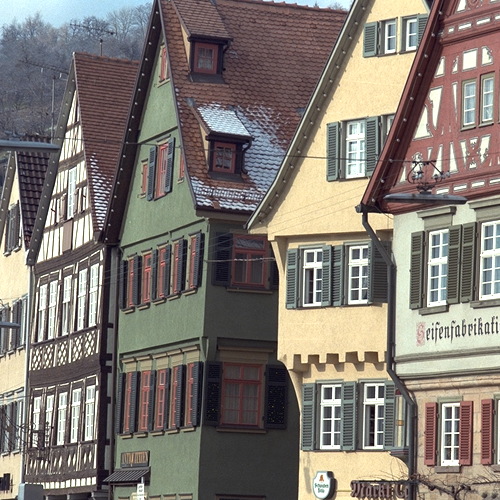
//> input picture start_100_questions/answers_01_10/q_1/kodim08.png, 500 x 500 px
$ ./answer_05   (built with g++ and OpenCV 4)
//> lines starting //> are read from the running program, lines starting //| are printed output that depends on the picture
#include <iostream>
#include <opencv2/opencv.hpp>
#include <opencv2/highgui.hpp>

#include <string>
#include <math.h>

class HSV {
    private:
        std::string filename ;
        cv::Mat image ;

        int height = 0 ;
        int width = 0 ;

    public:
        HSV(const std::string& name) : filename(name){
            image = cv::imread(filename, cv::IMREAD_COLOR) ;
            height = image.rows ;
            width = image.cols ;
        }

        cv::Mat bgr2hsv(){
            float r, g, b ;
            float h, s, v ;
            float _max, _min ;

            cv::Mat hsv = cv::Mat::zeros(this->height, this->width, CV_32FC3) ;

            for (int y = 0 ; y < this->height ; y++){
                for (int x = 0 ; x < this->width ; x++){
                    r = (float)image.at<cv::Vec3b>(y, x)[2] / 255 ;
                    g = (float)image.at<cv::Vec3b>(y, x)[1] / 255 ;
                    b = (float)image.at<cv::Vec3b>(y, x)[0] / 255 ;

                    _max = fmax(r, fmax(g, b)) ;
                    _min = fmin(r, fmin(g, b)) ;

                    // get hue
                    if (_max == _min){
                        h = 0 ;
                    } else if (_min == b){
                        h = 60 * (g - r) / (_max - _min) + 60 ;
                    } else if (_min == r){
                        h = 60 * (b - g) / (_max - _min) + 180 ;
                    } else if (_min == g){
                        h = 60 * (r - b) / (_max - _min) + 300 ;
                    }

                    s = _max - _min ;
                    v = _max ;

                    hsv.at<cv::Vec3f>(y, x)[0] = h ;
                    hsv.at<cv::Vec3f>(y, x)[1] = s ;
                    hsv.at<cv::Vec3f>(y, x)[2] = v ;
                }
            }

            return hsv ;

        }

        cv::Mat hsv2bgr(cv::Mat hsv){
            float h, s, v ;
            double c, _h, _x ;
            double r, g, b ;

            cv::Mat out = cv::Mat::zeros(this->height, this->width, CV_8UC3) ;

            for (int y = 0 ; y < this->height ; y++){
                for (int x = 0 ; x < this->width ; x++){
                    h = hsv.at<cv::Vec3f>(y, x)[0];
                    s = hsv.at<cv::Vec3f>(y, x)[1];
                    v = hsv.at<cv::Vec3f>(y, x)[2];

                    c = s ;
                    _h = h / 60 ;
                    _x = c * (1 - abs(fmod(_h, 2) - 1)) ;

                    r = g = b = v - c ;

                    if (_h < 1){
                        r += c ;
                        g += _x;
                    } else if (_h < 2){
                        r += _x;
                        g += c;
                    } else if (_h < 3){
                        g += c;
	                    b += _x;
                    } else if (_h < 4){
                        g += _x;
	                    b += c;
                    } else if (_h < 5){
                        r += _x;
	                    b += c;
                    } else if (_h < 5){
                        r += c;
	                    b += _x;
                    }

                    out.at<cv::Vec3b>(y, x)[0] = (uchar)(b * 255);
                    out.at<cv::Vec3b>(y, x)[1] = (uchar)(g * 255);
                    out.at<cv::Vec3b>(y, x)[2] = (uchar)(r * 255);
                }
            }
            return out ;
        }

        cv::Mat inverse_hue(cv::Mat hsv){
            for (int y = 0 ; y < this->height ; y++){
                for (int x = 0 ; x < this->width ; x++){
                    hsv.at<cv::Vec3f>(y, x)[0] = fmod(hsv.at<cv::Vec3f>(y, x)[0] + 180, 360);
                }
            }
            return hsv ;
        }
} ;

int main(int argc, const char* argv[]){
    std::string file_name = "../q_1/kodim08.png" ;
    HSV hsv(file_name) ;
//> in HSV, image is the input picture: 500 rows x 500 cols, CV_8UC3; mean B, G, R 113.9, 120.8, 128.2

    cv::Mat im_hsv = hsv.bgr2hsv() ;
//> the loop in bgr2hsv, `for (int y = 0 ; y < this->height ; y++)` made 500 passes
//> (r, g, b, h) on passes 1 to 3: (0.671, 0.58, 0.569, 6.92), (0.682, 0.576, 0.561, 7.74), (0.612, 0.482, 0.478, 1.76)
//> after the loop in bgr2hsv, `for (int y = 0 ; y < this->height ; y++)`:
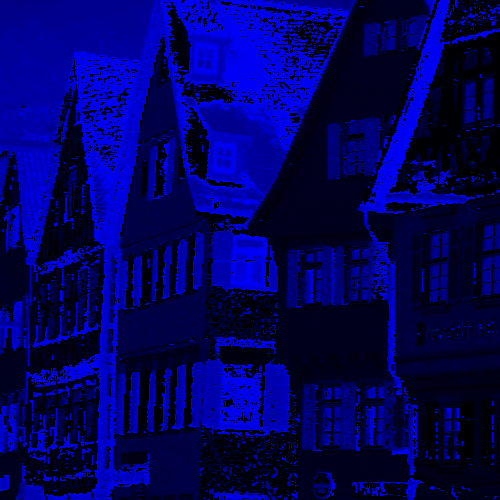
//> hsv: 500 rows x 500 cols, CV_32FC3; mean B, G, R 134.7, 0.1, 0.5; drawn with min black and max white
//> after the loop in bgr2hsv, `for (int y = 0 ; y < this->height ; y++)`: r = 0.51; g = 0.478; b = 0.439; h = 33.33
    im_hsv = hsv.inverse_hue(im_hsv) ;
//> after the loop in inverse_hue, `for (int y = 0 ; y < this->height ; y++)`:
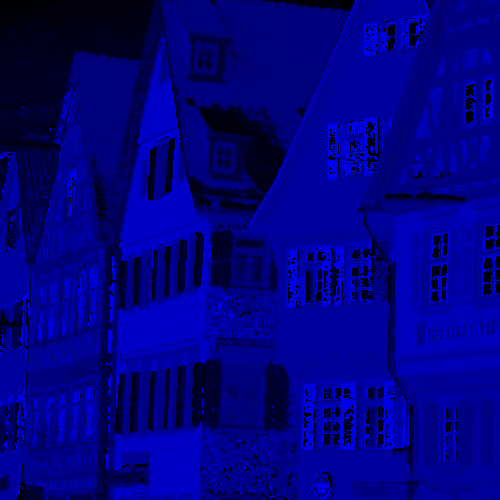
//> hsv: 500 rows x 500 cols, CV_32FC3; mean B, G, R 181.6, 0.1, 0.5; drawn with min black and max white
    cv::Mat out = hsv.hsv2bgr(im_hsv) ;
//> the loop in hsv2bgr, `for (int y = 0 ; y < this->height ; y++)` made 500 passes
//> (h, s, v, c) on passes 1 to 3: (186.9, 0.102, 0.671, 0.102), (187.7, 0.122, 0.682, 0.122), (181.8, 0.133, 0.612, 0.133)
//> after the loop in hsv2bgr, `for (int y = 0 ; y < this->height ; y++)`:
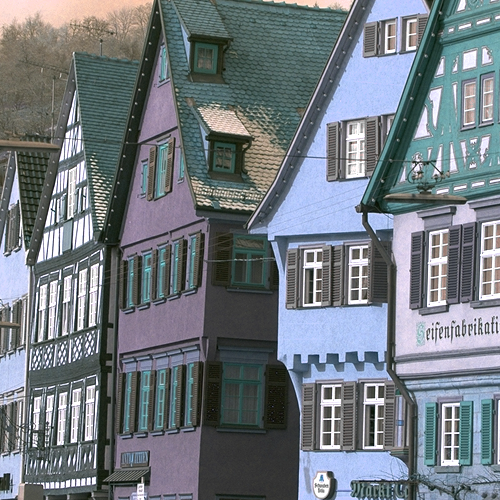
//> out: 500 rows x 500 cols, CV_8UC3; mean B, G, R 128.2, 121.4, 113.7
//> after the loop in hsv2bgr, `for (int y = 0 ; y < this->height ; y++)`: h = 213.3; s = 0.0706; v = 0.51; c = 0.0706; r = 0.439; g = 0.471; b = 0.51
    cv::imwrite("./output/answer.png", out) ;
    return 0 ;
}
